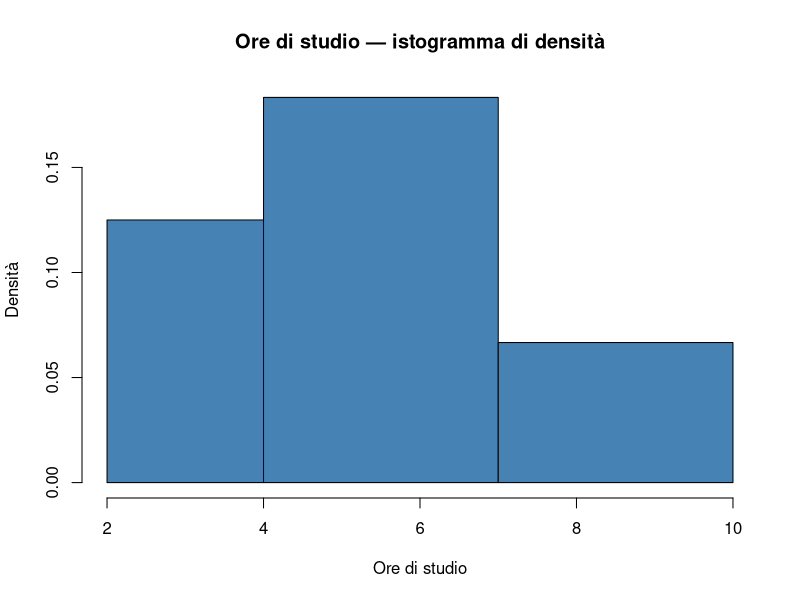

Source code (R): (Note: this script raises an error after producing the figure.)
## ---- chunk 1
x <- c(3, 7, 5, 8, 2)
sum(x)
## ---- chunk 2
# Con la funzione dedicata
mean(x)

# Dalla definizione
sum(x) / length(x)
## ---- chunk 3
d <- x - mean(x)
d
## ---- chunk 4
# Verifica: la somma è (approssimativamente) zero
sum(d)
## ---- chunk 5
d^2
sum(d^2)
## ---- chunk 6
n <- length(x)
varianza <- sum((x - mean(x))^2) / (n - 1)
varianza
## ---- chunk 7
# Confronto con la funzione built-in
var(x)
## ---- chunk 8
sqrt(varianza)
sd(x)
## ---- chunk 9
sma <- mean(abs(x - mean(x)))
sma
## ---- chunk 10
cat("Scarto medio assoluto (SMA):", sma, "\n")
cat("Deviazione standard (SD):   ", sd(x), "\n")
## ---- chunk 11
# MAD = mediana degli scarti assoluti dalla mediana (× costante)
mad(x)

# Senza la costante di normalizzazione:
median(abs(x - median(x)))
## ---- chunk 12
sort(x)
## ---- chunk 13
median(x)
## ---- chunk 14
quantile(x)
## ---- chunk 15
IQR(x)
## ---- chunk 16
ore <- c(4, 6, 7, 3, 8, 5, 6, 9, 2, 7, 5, 6, 8, 4, 6, 7, 5, 3, 6, 8)
table(ore)
## ---- chunk 17
hist(ore, 
     breaks = c(2, 4, 7, 10), 
     freq = FALSE,
     col = "steelblue",
     main = "Ore di studio — istogramma di densità",
     xlab = "Ore di studio",
     ylab = "Densità")
## ---- chunk 18
# --- Generazione del dataset (non richiesta agli studenti) ---
set.seed(2026)
n <- 30
ore_sonno <- round(rnorm(n, mean = 7, sd = 1.2), 1)
ore_sonno <- pmax(4, pmin(10, ore_sonno))  # limita tra 4 e 10
stress <- round(10 - 0.8 * ore_sonno + rnorm(n, 0, 1.2), 1)
stress <- pmax(1, pmin(10, stress))
benessere <- round(15 + 3.5 * ore_sonno - 1.5 * stress + rnorm(n, 0, 3), 1)
benessere <- pmax(10, pmin(50, benessere))

dati <- data.frame(
  id = 1:n,
  ore_sonno = ore_sonno,
  stress = stress,
  benessere = benessere
)

# Salviamo il file (per gli studenti sarà su Moodle)
write.csv(dati, "dati_benessere.csv", row.names = FALSE)
## ---- chunk 19
dati <- read.csv("dati_benessere.csv")
## ---- chunk 20
dim(dati)
## ---- chunk 21
head(dati)
## ---- chunk 22
sonno <- dati$ore_sonno
sonno
## ---- chunk 23
stress <- dati$stress
benessere <- dati$benessere
## ---- chunk 24
cat("=== Ore di sonno ===\n")
cat("Media:    ", mean(sonno), "\n")
cat("Mediana:  ", median(sonno), "\n")
cat("SD:       ", round(sd(sonno), 2), "\n")
cat("Min:      ", min(sonno), "\n")
cat("Max:      ", max(sonno), "\n")
cat("IQR:      ", IQR(sonno), "\n")
## ---- chunk 25
# Riepilogo di tutte le variabili
summary(dati)
## ---- chunk 26
#| fig-height: 5
plot(dati$ore_sonno, dati$benessere,
     xlab = "Ore di sonno",
     ylab = "Benessere psicologico",
     main = "Relazione tra sonno e benessere",
     pch = 19, col = "steelblue")
